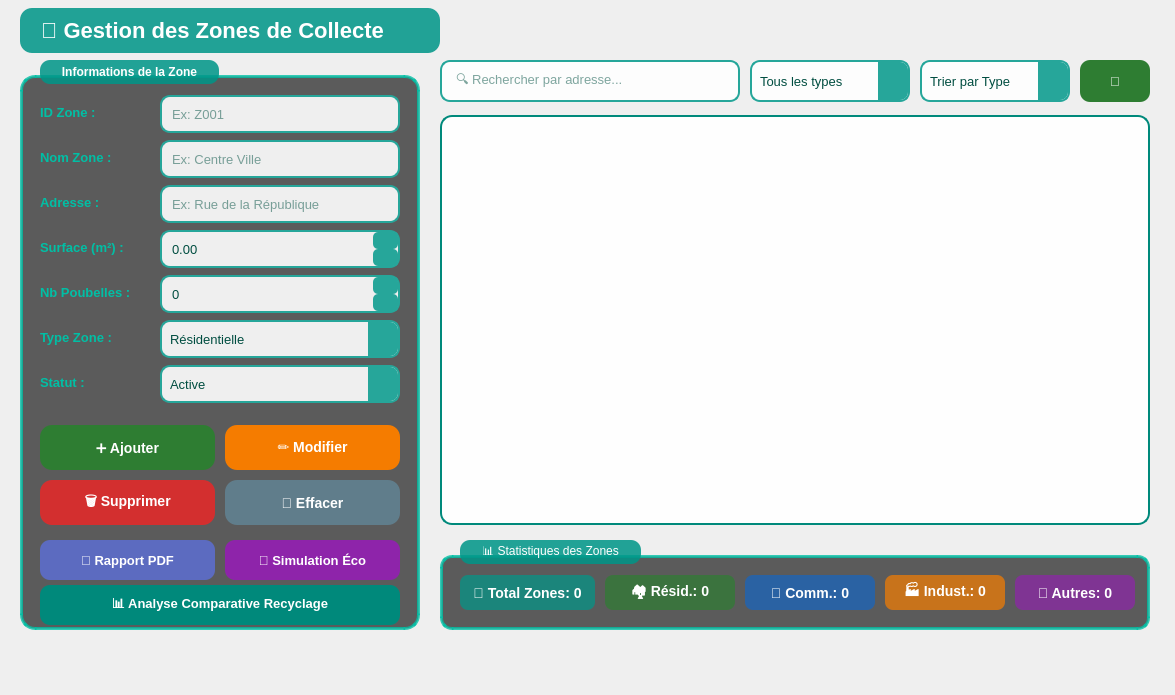
<?xml version="1.0" encoding="UTF-8"?>
<ui version="4.0">
 <class>GestionZones</class>
 <widget class="QWidget" name="GestionZones">
  <property name="geometry">
   <rect>
    <x>0</x>
    <y>0</y>
    <width>1175</width>
    <height>695</height>
   </rect>
  </property>
  <property name="windowTitle">
   <string>Gestion des Zones</string>
  </property>
  <property name="styleSheet">
   <string notr="true">QWidget#GestionZones {
    border-image: url(:/background.jpg) 0 0 0 0 stretch stretch;
}</string>
  </property>
  
  <!-- TITRE -->
  <widget class="QLabel" name="titre_zones">
   <property name="geometry">
    <rect>
     <x>20</x>
     <y>8</y>
     <width>420</width>
     <height>45</height>
    </rect>
   </property>
   <property name="styleSheet">
    <string notr="true">QLabel {
    color: #FFFFFF;
    font-size: 22px;
    font-weight: bold;
    background-color: rgba(0, 150, 136, 220);
    border-radius: 12px;
    padding: 8px 15px;
}</string>
   </property>
   <property name="text">
    <string>📍 Gestion des Zones de Collecte</string>
   </property>
  </widget>
  
  <!-- GROUPE FORMULAIRE -->
  <widget class="QGroupBox" name="groupBox_form">
   <property name="geometry">
    <rect>
     <x>20</x>
     <y>60</y>
     <width>400</width>
     <height>570</height>
    </rect>
   </property>
   <property name="styleSheet">
    <string notr="true">QGroupBox {
    border: 3px solid rgba(0, 191, 165, 200);
    border-radius: 15px;
    margin-top: 15px;
    background-color: rgba(30, 30, 30, 180);
    padding-top: 20px;
    font-weight: bold;
}
QGroupBox::title {
    subcontrol-origin: margin;
    left: 20px;
    padding: 5px 20px;
    color: white;
    background-color: rgba(0, 150, 136, 220);
    border-radius: 10px;
    font-size: 14px;
    font-weight: bold;
}</string>
   </property>
   <property name="title">
    <string>Informations de la Zone</string>
   </property>
   
   <!-- ID Zone -->
   <widget class="QLabel" name="lbl_idZone">
    <property name="geometry">
     <rect>
      <x>20</x>
      <y>40</y>
      <width>110</width>
      <height>25</height>
     </rect>
    </property>
    <property name="styleSheet">
     <string notr="true">color: #00BFA5; font-weight: bold; font-size: 13px; background: transparent;</string>
    </property>
    <property name="text">
     <string>ID Zone :</string>
    </property>
   </widget>
   <widget class="QLineEdit" name="lineEdit_idZone">
    <property name="geometry">
     <rect>
      <x>140</x>
      <y>35</y>
      <width>240</width>
      <height>38</height>
     </rect>
    </property>
    <property name="styleSheet">
     <string notr="true">QLineEdit {
    border: 2px solid #26A69A;
    border-radius: 10px;
    padding: 8px;
    background-color: rgba(255, 255, 255, 230);
    font-size: 13px;
    color: #004D40;
}
QLineEdit:focus {
    border: 2px solid #00897B;
}</string>
    </property>
    <property name="placeholderText">
     <string>Ex: Z001</string>
    </property>
   </widget>
   
   <!-- Nom Zone -->
   <widget class="QLabel" name="lbl_nomZone">
    <property name="geometry">
     <rect>
      <x>20</x>
      <y>85</y>
      <width>110</width>
      <height>25</height>
     </rect>
    </property>
    <property name="styleSheet">
     <string notr="true">color: #00BFA5; font-weight: bold; font-size: 13px; background: transparent;</string>
    </property>
    <property name="text">
     <string>Nom Zone :</string>
    </property>
   </widget>
   <widget class="QLineEdit" name="lineEdit_nomZone">
    <property name="geometry">
     <rect>
      <x>140</x>
      <y>80</y>
      <width>240</width>
      <height>38</height>
     </rect>
    </property>
    <property name="styleSheet">
     <string notr="true">QLineEdit {
    border: 2px solid #26A69A;
    border-radius: 10px;
    padding: 8px;
    background-color: rgba(255, 255, 255, 230);
    font-size: 13px;
    color: #004D40;
}
QLineEdit:focus {
    border: 2px solid #00897B;
}</string>
    </property>
    <property name="placeholderText">
     <string>Ex: Centre Ville</string>
    </property>
   </widget>
   
   <!-- Adresse -->
   <widget class="QLabel" name="lbl_adresse">
    <property name="geometry">
     <rect>
      <x>20</x>
      <y>130</y>
      <width>110</width>
      <height>25</height>
     </rect>
    </property>
    <property name="styleSheet">
     <string notr="true">color: #00BFA5; font-weight: bold; font-size: 13px; background: transparent;</string>
    </property>
    <property name="text">
     <string>Adresse :</string>
    </property>
   </widget>
   <widget class="QLineEdit" name="lineEdit_adresse">
    <property name="geometry">
     <rect>
      <x>140</x>
      <y>125</y>
      <width>240</width>
      <height>38</height>
     </rect>
    </property>
    <property name="styleSheet">
     <string notr="true">QLineEdit {
    border: 2px solid #26A69A;
    border-radius: 10px;
    padding: 8px;
    background-color: rgba(255, 255, 255, 230);
    font-size: 13px;
    color: #004D40;
}
QLineEdit:focus {
    border: 2px solid #00897B;
}</string>
    </property>
    <property name="placeholderText">
     <string>Ex: Rue de la République</string>
    </property>
   </widget>
   
   <!-- Surface -->
   <widget class="QLabel" name="lbl_surface">
    <property name="geometry">
     <rect>
      <x>20</x>
      <y>175</y>
      <width>110</width>
      <height>25</height>
     </rect>
    </property>
    <property name="styleSheet">
     <string notr="true">color: #00BFA5; font-weight: bold; font-size: 13px; background: transparent;</string>
    </property>
    <property name="text">
     <string>Surface (m²) :</string>
    </property>
   </widget>
   <widget class="QDoubleSpinBox" name="spinBox_surface">
    <property name="geometry">
     <rect>
      <x>140</x>
      <y>170</y>
      <width>240</width>
      <height>38</height>
     </rect>
    </property>
    <property name="styleSheet">
     <string notr="true">QDoubleSpinBox {
    border: 2px solid #26A69A;
    border-radius: 10px;
    padding: 8px;
    background-color: rgba(255, 255, 255, 230);
    font-size: 13px;
    color: #004D40;
}
QDoubleSpinBox::up-button, QDoubleSpinBox::down-button {
    background-color: #26A69A;
    border-radius: 5px;
    width: 25px;
}
QDoubleSpinBox::up-button:hover, QDoubleSpinBox::down-button:hover {
    background-color: #00897B;
}</string>
    </property>
    <property name="minimum">
     <double>0.000000000000000</double>
    </property>
    <property name="maximum">
     <double>999999.000000000000000</double>
    </property>
    <property name="decimals">
     <number>2</number>
    </property>
   </widget>
   
   <!-- Nombre de Poubelles -->
   <widget class="QLabel" name="lbl_nombrePoubelles">
    <property name="geometry">
     <rect>
      <x>20</x>
      <y>220</y>
      <width>110</width>
      <height>25</height>
     </rect>
    </property>
    <property name="styleSheet">
     <string notr="true">color: #00BFA5; font-weight: bold; font-size: 13px; background: transparent;</string>
    </property>
    <property name="text">
     <string>Nb Poubelles :</string>
    </property>
   </widget>
   <widget class="QSpinBox" name="spinBox_nombrePoubelles">
    <property name="geometry">
     <rect>
      <x>140</x>
      <y>215</y>
      <width>240</width>
      <height>38</height>
     </rect>
    </property>
    <property name="styleSheet">
     <string notr="true">QSpinBox {
    border: 2px solid #26A69A;
    border-radius: 10px;
    padding: 8px;
    background-color: rgba(255, 255, 255, 230);
    font-size: 13px;
    color: #004D40;
}
QSpinBox::up-button, QSpinBox::down-button {
    background-color: #26A69A;
    border-radius: 5px;
    width: 25px;
}
QSpinBox::up-button:hover, QSpinBox::down-button:hover {
    background-color: #00897B;
}</string>
    </property>
    <property name="minimum">
     <number>0</number>
    </property>
    <property name="maximum">
     <number>9999</number>
    </property>
   </widget>
   
   <!-- Type de Zone -->
   <widget class="QLabel" name="lbl_typeZone">
    <property name="geometry">
     <rect>
      <x>20</x>
      <y>265</y>
      <width>110</width>
      <height>25</height>
     </rect>
    </property>
    <property name="styleSheet">
     <string notr="true">color: #00BFA5; font-weight: bold; font-size: 13px; background: transparent;</string>
    </property>
    <property name="text">
     <string>Type Zone :</string>
    </property>
   </widget>
   <widget class="QComboBox" name="comboBox_typeZone">
    <property name="geometry">
     <rect>
      <x>140</x>
      <y>260</y>
      <width>240</width>
      <height>38</height>
     </rect>
    </property>
    <property name="styleSheet">
     <string notr="true">QComboBox {
    border: 2px solid #26A69A;
    border-radius: 10px;
    padding: 8px;
    background-color: rgba(255, 255, 255, 230);
    font-size: 13px;
    color: #004D40;
}
QComboBox::drop-down {
    background-color: #26A69A;
    width: 30px;
    border-top-right-radius: 8px;
    border-bottom-right-radius: 8px;
}
QComboBox QAbstractItemView {
    background-color: #FFFFFF;
    color: #004D40;
    selection-background-color: #26A69A;
}</string>
    </property>
    <item>
     <property name="text">
      <string>Résidentielle</string>
     </property>
    </item>
    <item>
     <property name="text">
      <string>Commerciale</string>
     </property>
    </item>
    <item>
     <property name="text">
      <string>Industrielle</string>
     </property>
    </item>
    <item>
     <property name="text">
      <string>Scolaire</string>
     </property>
    </item>
    <item>
     <property name="text">
      <string>Hospitalière</string>
     </property>
    </item>
    <item>
     <property name="text">
      <string>Autre</string>
     </property>
    </item>
   </widget>
   
   <!-- Statut -->
   <widget class="QLabel" name="lbl_statut">
    <property name="geometry">
     <rect>
      <x>20</x>
      <y>310</y>
      <width>110</width>
      <height>25</height>
     </rect>
    </property>
    <property name="styleSheet">
     <string notr="true">color: #00BFA5; font-weight: bold; font-size: 13px; background: transparent;</string>
    </property>
    <property name="text">
     <string>Statut :</string>
    </property>
   </widget>
   <widget class="QComboBox" name="comboBox_statut">
    <property name="geometry">
     <rect>
      <x>140</x>
      <y>305</y>
      <width>240</width>
      <height>38</height>
     </rect>
    </property>
    <property name="styleSheet">
     <string notr="true">QComboBox {
    border: 2px solid #26A69A;
    border-radius: 10px;
    padding: 8px;
    background-color: rgba(255, 255, 255, 230);
    font-size: 13px;
    color: #004D40;
}
QComboBox::drop-down {
    background-color: #26A69A;
    width: 30px;
    border-top-right-radius: 8px;
    border-bottom-right-radius: 8px;
}
QComboBox QAbstractItemView {
    background-color: #FFFFFF;
    color: #004D40;
    selection-background-color: #26A69A;
}</string>
    </property>
    <item>
     <property name="text">
      <string>Active</string>
     </property>
    </item>
    <item>
     <property name="text">
      <string>Inactive</string>
     </property>
    </item>
    <item>
     <property name="text">
      <string>En maintenance</string>
     </property>
    </item>
   </widget>
   
   <!-- BOUTONS D'ACTION -->
   <widget class="QPushButton" name="btn_ajouter">
    <property name="geometry">
     <rect>
      <x>20</x>
      <y>365</y>
      <width>175</width>
      <height>45</height>
     </rect>
    </property>
    <property name="styleSheet">
     <string notr="true">QPushButton {
    background-color: #2E7D32;
    border: none;
    color: white;
    border-radius: 12px;
    font-weight: bold;
    font-size: 14px;
}
QPushButton:hover {
    background-color: #43A047;
}
QPushButton:pressed {
    background-color: #1B5E20;
}</string>
    </property>
    <property name="text">
     <string>➕ Ajouter</string>
    </property>
   </widget>
   
   <widget class="QPushButton" name="btn_modifier">
    <property name="geometry">
     <rect>
      <x>205</x>
      <y>365</y>
      <width>175</width>
      <height>45</height>
     </rect>
    </property>
    <property name="styleSheet">
     <string notr="true">QPushButton {
    background-color: #F57C00;
    border: none;
    color: white;
    border-radius: 12px;
    font-weight: bold;
    font-size: 14px;
}
QPushButton:hover {
    background-color: #FB8C00;
}
QPushButton:pressed {
    background-color: #E65100;
}</string>
    </property>
    <property name="text">
     <string>✏️ Modifier</string>
    </property>
   </widget>
   
   <widget class="QPushButton" name="btn_supprimer">
    <property name="geometry">
     <rect>
      <x>20</x>
      <y>420</y>
      <width>175</width>
      <height>45</height>
     </rect>
    </property>
    <property name="styleSheet">
     <string notr="true">QPushButton {
    background-color: #D32F2F;
    border: none;
    color: white;
    border-radius: 12px;
    font-weight: bold;
    font-size: 14px;
}
QPushButton:hover {
    background-color: #E53935;
}
QPushButton:pressed {
    background-color: #B71C1C;
}</string>
    </property>
    <property name="text">
     <string>🗑️ Supprimer</string>
    </property>
   </widget>
   
   <widget class="QPushButton" name="btn_effacer">
    <property name="geometry">
     <rect>
      <x>205</x>
      <y>420</y>
      <width>175</width>
      <height>45</height>
     </rect>
    </property>
    <property name="styleSheet">
     <string notr="true">QPushButton {
    background-color: #607D8B;
    border: none;
    color: white;
    border-radius: 12px;
    font-weight: bold;
    font-size: 14px;
}
QPushButton:hover {
    background-color: #78909C;
}
QPushButton:pressed {
    background-color: #455A64;
}</string>
    </property>
    <property name="text">
     <string>🔄 Effacer</string>
    </property>
   </widget>
   
   <!-- BOUTONS MÉTIERS AVANCÉS -->
   <widget class="QPushButton" name="btn_pdf">
    <property name="geometry">
     <rect>
      <x>20</x>
      <y>480</y>
      <width>175</width>
      <height>40</height>
     </rect>
    </property>
    <property name="styleSheet">
     <string notr="true">QPushButton {
    background-color: #5C6BC0;
    border: none;
    color: white;
    border-radius: 10px;
    font-weight: bold;
    font-size: 13px;
}
QPushButton:hover {
    background-color: #7986CB;
}</string>
    </property>
    <property name="text">
     <string>📄 Rapport PDF</string>
    </property>
   </widget>
   
   <widget class="QPushButton" name="btn_simulation">
    <property name="geometry">
     <rect>
      <x>205</x>
      <y>480</y>
      <width>175</width>
      <height>40</height>
     </rect>
    </property>
    <property name="styleSheet">
     <string notr="true">QPushButton {
    background-color: #8E24AA;
    border: none;
    color: white;
    border-radius: 10px;
    font-weight: bold;
    font-size: 13px;
}
QPushButton:hover {
    background-color: #AB47BC;
}</string>
    </property>
    <property name="text">
     <string>🌱 Simulation Éco</string>
    </property>
   </widget>
   
   <widget class="QPushButton" name="btn_analyse">
    <property name="geometry">
     <rect>
      <x>20</x>
      <y>525</y>
      <width>360</width>
      <height>40</height>
     </rect>
    </property>
    <property name="styleSheet">
     <string notr="true">QPushButton {
    background-color: #00897B;
    border: none;
    color: white;
    border-radius: 10px;
    font-weight: bold;
    font-size: 13px;
}
QPushButton:hover {
    background-color: #26A69A;
}</string>
    </property>
    <property name="text">
     <string>📊 Analyse Comparative Recyclage</string>
    </property>
   </widget>
  </widget>
  
  <!-- BARRE DE RECHERCHE ET FILTRES -->
  <widget class="QLineEdit" name="lineEdit_recherche">
   <property name="geometry">
    <rect>
     <x>440</x>
     <y>60</y>
     <width>300</width>
     <height>42</height>
    </rect>
   </property>
   <property name="styleSheet">
    <string notr="true">QLineEdit {
    border: 2px solid #26A69A;
    border-radius: 10px;
    padding: 8px 12px;
    background-color: rgba(255, 255, 255, 230);
    font-size: 13px;
    color: #004D40;
}
QLineEdit:focus {
    border: 2px solid #00897B;
}</string>
   </property>
   <property name="placeholderText">
    <string>🔍 Rechercher par adresse...</string>
   </property>
  </widget>
  
  <widget class="QComboBox" name="comboBox_filtre">
   <property name="geometry">
    <rect>
     <x>750</x>
     <y>60</y>
     <width>160</width>
     <height>42</height>
    </rect>
   </property>
   <property name="styleSheet">
    <string notr="true">QComboBox {
    border: 2px solid #26A69A;
    border-radius: 10px;
    padding: 8px;
    background-color: rgba(255, 255, 255, 230);
    font-size: 13px;
    color: #004D40;
}
QComboBox::drop-down {
    background-color: #26A69A;
    width: 30px;
    border-top-right-radius: 8px;
    border-bottom-right-radius: 8px;
}
QComboBox QAbstractItemView {
    background-color: #FFFFFF;
    color: #004D40;
}</string>
   </property>
   <item>
    <property name="text">
     <string>Tous les types</string>
    </property>
   </item>
   <item>
    <property name="text">
     <string>Résidentielle</string>
    </property>
   </item>
   <item>
    <property name="text">
     <string>Commerciale</string>
    </property>
   </item>
   <item>
    <property name="text">
     <string>Industrielle</string>
    </property>
   </item>
   <item>
    <property name="text">
     <string>Scolaire</string>
    </property>
   </item>
   <item>
    <property name="text">
     <string>Hospitalière</string>
    </property>
   </item>
   <item>
    <property name="text">
     <string>Autre</string>
    </property>
   </item>
  </widget>
  
  <widget class="QComboBox" name="comboBox_tri">
   <property name="geometry">
    <rect>
     <x>920</x>
     <y>60</y>
     <width>150</width>
     <height>42</height>
    </rect>
   </property>
   <property name="styleSheet">
    <string notr="true">QComboBox {
    border: 2px solid #26A69A;
    border-radius: 10px;
    padding: 8px;
    background-color: rgba(255, 255, 255, 230);
    font-size: 13px;
    color: #004D40;
}
QComboBox::drop-down {
    background-color: #26A69A;
    width: 30px;
    border-top-right-radius: 8px;
    border-bottom-right-radius: 8px;
}
QComboBox QAbstractItemView {
    background-color: #FFFFFF;
    color: #004D40;
}</string>
   </property>
   <item>
    <property name="text">
     <string>Trier par Type</string>
    </property>
   </item>
   <item>
    <property name="text">
     <string>Trier par Surface</string>
    </property>
   </item>
   <item>
    <property name="text">
     <string>Trier par Poubelles</string>
    </property>
   </item>
   <item>
    <property name="text">
     <string>Trier par Statut</string>
    </property>
   </item>
  </widget>
  
  <widget class="QPushButton" name="btn_actualiser">
   <property name="geometry">
    <rect>
     <x>1080</x>
     <y>60</y>
     <width>70</width>
     <height>42</height>
    </rect>
   </property>
   <property name="styleSheet">
    <string notr="true">QPushButton {
    background-color: #2E7D32;
    border: none;
    color: white;
    border-radius: 10px;
    font-weight: bold;
    font-size: 13px;
}
QPushButton:hover {
    background-color: #43A047;
}</string>
   </property>
   <property name="text">
    <string>🔄</string>
   </property>
  </widget>
  
  <!-- TABLEAU DES ZONES -->
  <widget class="QTableView" name="tableView">
   <property name="geometry">
    <rect>
     <x>440</x>
     <y>115</y>
     <width>710</width>
     <height>410</height>
    </rect>
   </property>
   <property name="styleSheet">
    <string notr="true">QTableView {
    background-color: rgba(255, 255, 255, 240);
    border: 2px solid #00897B;
    border-radius: 12px;
    gridline-color: #B2DFDB;
    color: #004D40;
    font-size: 13px;
}
QTableView::item {
    padding: 8px;
}
QTableView::item:selected {
    background-color: #26A69A;
    color: white;
}
QHeaderView::section {
    background-color: #00897B;
    color: white;
    padding: 12px;
    border: none;
    font-weight: bold;
    font-size: 13px;
}</string>
   </property>
   <property name="alternatingRowColors">
    <bool>true</bool>
   </property>
   <property name="selectionBehavior">
    <enum>QAbstractItemView::SelectRows</enum>
   </property>
  </widget>
  
  <!-- STATISTIQUES -->
  <widget class="QGroupBox" name="groupBox_stats">
   <property name="geometry">
    <rect>
     <x>440</x>
     <y>540</y>
     <width>710</width>
     <height>90</height>
    </rect>
   </property>
   <property name="styleSheet">
    <string notr="true">QGroupBox {
    border: 3px solid rgba(0, 191, 165, 200);
    border-radius: 12px;
    margin-top: 15px;
    background-color: rgba(30, 30, 30, 180);
    padding-top: 15px;
}
QGroupBox::title {
    subcontrol-origin: margin;
    left: 20px;
    padding: 5px 20px;
    color: white;
    background-color: rgba(0, 150, 136, 220);
    border-radius: 10px;
    font-weight: bold;
    font-size: 13px;
}</string>
   </property>
   <property name="title">
    <string>📊 Statistiques des Zones</string>
   </property>
   
   <widget class="QLabel" name="lbl_stat_total">
    <property name="geometry">
     <rect>
      <x>20</x>
      <y>35</y>
      <width>135</width>
      <height>35</height>
     </rect>
    </property>
    <property name="styleSheet">
     <string notr="true">color: white; font-size: 14px; font-weight: bold; background-color: rgba(0, 150, 136, 180); border-radius: 8px; padding: 5px;</string>
    </property>
    <property name="text">
     <string>📍 Total Zones: 0</string>
    </property>
    <property name="alignment">
     <set>Qt::AlignCenter</set>
    </property>
   </widget>
   
   <widget class="QLabel" name="lbl_stat_residentielle">
    <property name="geometry">
     <rect>
      <x>165</x>
      <y>35</y>
      <width>130</width>
      <height>35</height>
     </rect>
    </property>
    <property name="styleSheet">
     <string notr="true">color: white; font-size: 14px; font-weight: bold; background-color: rgba(46, 125, 50, 180); border-radius: 8px; padding: 5px;</string>
    </property>
    <property name="text">
     <string>🏘️ Résid.: 0</string>
    </property>
    <property name="alignment">
     <set>Qt::AlignCenter</set>
    </property>
   </widget>
   
   <widget class="QLabel" name="lbl_stat_commerciale">
    <property name="geometry">
     <rect>
      <x>305</x>
      <y>35</y>
      <width>130</width>
      <height>35</height>
     </rect>
    </property>
    <property name="styleSheet">
     <string notr="true">color: white; font-size: 14px; font-weight: bold; background-color: rgba(21, 101, 192, 180); border-radius: 8px; padding: 5px;</string>
    </property>
    <property name="text">
     <string>🏢 Comm.: 0</string>
    </property>
    <property name="alignment">
     <set>Qt::AlignCenter</set>
    </property>
   </widget>
   
   <widget class="QLabel" name="lbl_stat_industrielle">
    <property name="geometry">
     <rect>
      <x>445</x>
      <y>35</y>
      <width>120</width>
      <height>35</height>
     </rect>
    </property>
    <property name="styleSheet">
     <string notr="true">color: white; font-size: 14px; font-weight: bold; background-color: rgba(245, 124, 0, 180); border-radius: 8px; padding: 5px;</string>
    </property>
    <property name="text">
     <string>🏭 Indust.: 0</string>
    </property>
    <property name="alignment">
     <set>Qt::AlignCenter</set>
    </property>
   </widget>
   
   <widget class="QLabel" name="lbl_stat_autre">
    <property name="geometry">
     <rect>
      <x>575</x>
      <y>35</y>
      <width>120</width>
      <height>35</height>
     </rect>
    </property>
    <property name="styleSheet">
     <string notr="true">color: white; font-size: 14px; font-weight: bold; background-color: rgba(142, 36, 170, 180); border-radius: 8px; padding: 5px;</string>
    </property>
    <property name="text">
     <string>📌 Autres: 0</string>
    </property>
    <property name="alignment">
     <set>Qt::AlignCenter</set>
    </property>
   </widget>
  </widget>
  
 </widget>
 <resources/>
 <connections/>
</ui>
